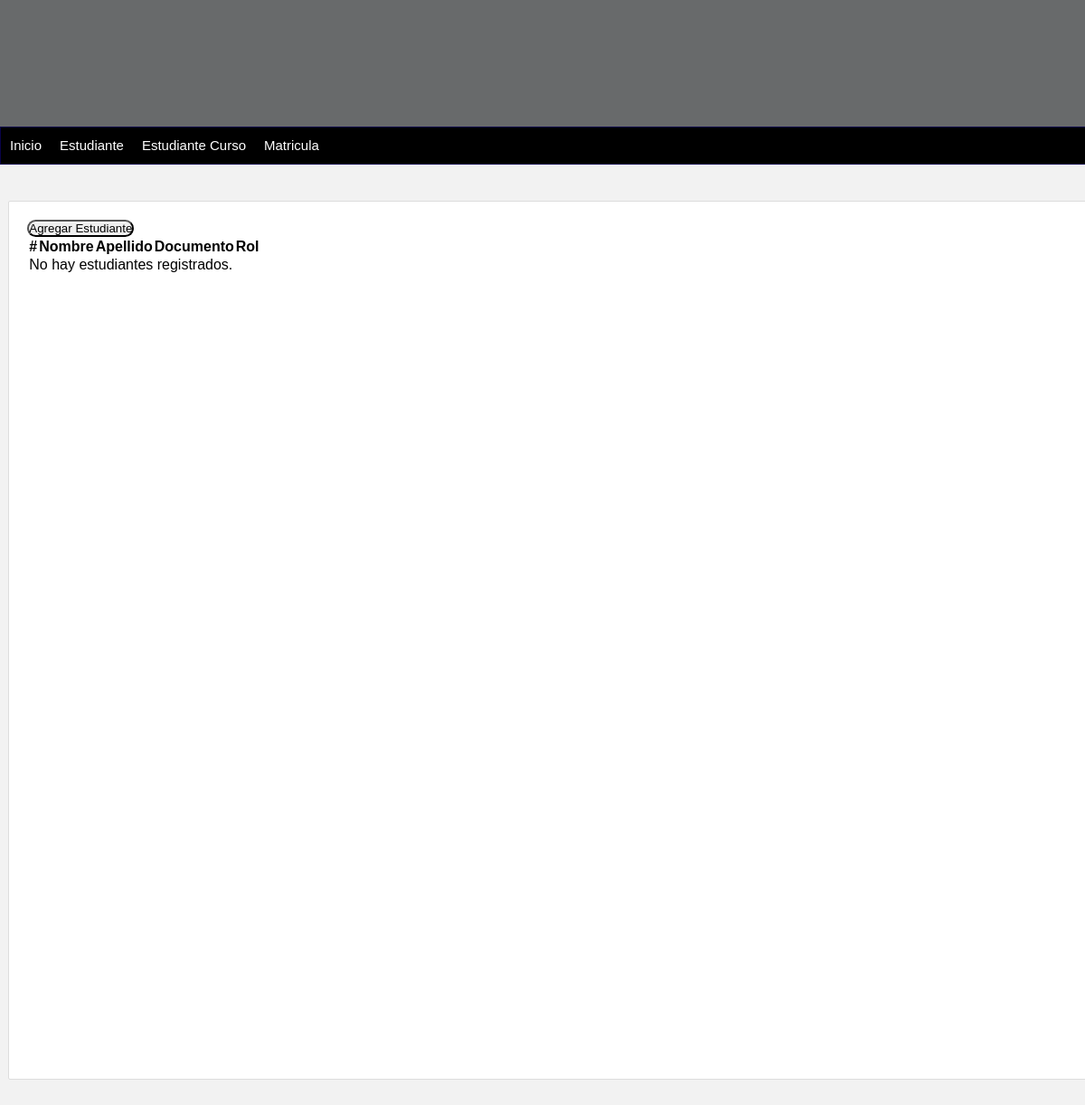
Page /lista-estudiantes/ on the earlier database version.
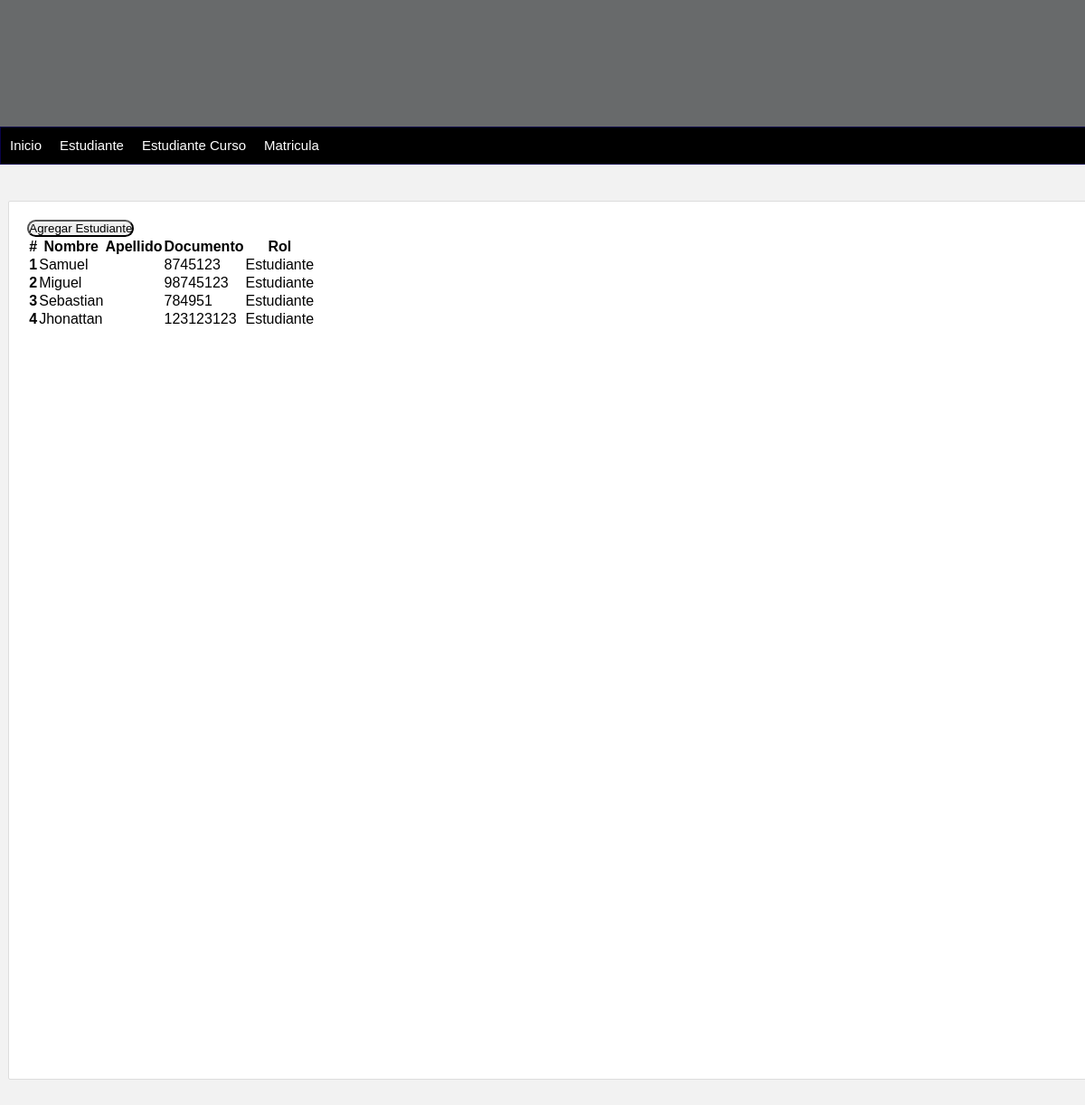
Same page on the later database version.
### persona/models.py (models this page shows, shortened)
class Persona(models.Model):
    nombre = models.CharField(max_length=100)
    apellido = models.CharField(max_length=100)
    dni = models.CharField(max_length=10)
    telefono = models.CharField(max_length=10)
    email = models.EmailField()
    fecha_nacimiento = models.DateField()
    rol = models.CharField(max_length=20)
    create_at = models.DateTimeField(auto_now=True)
    class Meta:
        db_table = 'Persona'

### persona/views.py (the view, shortened to what this page needs)
# urls.py: path('lista-estudiantes/', lista_estudiantes, name='lista-estudiantes'),
def lista_estudiantes(request):
    estudiantes = Persona.objects.filter(rol='Estudiante')
    return render(request, 'lista-estudiantes.html', {
        'title': 'Lista de estudiantes',
        'estudiantes': estudiantes
    })

### persona/templates/lista-estudiantes.html (shortened to what this page needs)
{% extends "index.html" %} {% block content %}
<button
  id="toggleFormBtn"
  class="btn btn-outline-primary btn-lg mb-3"
  style="border-radius: 25px; transition: background-color 0.3s, color 0.3s"
>
  Agregar Estudiante
</button>
<table class="table table-dark table-striped">
  <thead>
    <tr>
      <th scope="col">#</th>
      <th scope="col">Nombre</th>
      <th scope="col">Apellido</th>
      <th scope="col">Documento</th>
      <th scope="col">Rol</th>
    </tr>
  </thead>
  <tbody>
    {% for estudiante in estudiantes %}
    <tr>
      <th scope="row">{{ forloop.counter }}</th>
      <td>{{ estudiante.nombre }}</td>
      <td>{{ estudiante.apellido }}</td>
      <td>{{ estudiante.dni }}</td>
      <td>{{ estudiante.rol }}</td>
    </tr>
    {% empty %}
    <tr>
      <td colspan="5">No hay estudiantes registrados.</td>
    </tr>
    {% endfor %}
  </tbody>
</table>
{% endblock %}

Differences in the rows shown:
added Persona: nombre "Samuel", dni "8745123", rol "Estudiante"
added Persona: nombre "Miguel", dni "98745123", rol "Estudiante"
added Persona: nombre "Sebastian", dni "784951", rol "Estudiante"
added Persona: nombre "Jhonattan", dni "123123123", rol "Estudiante"
Other differences:
text no longer shown: "No hay estudiantes registrados."
